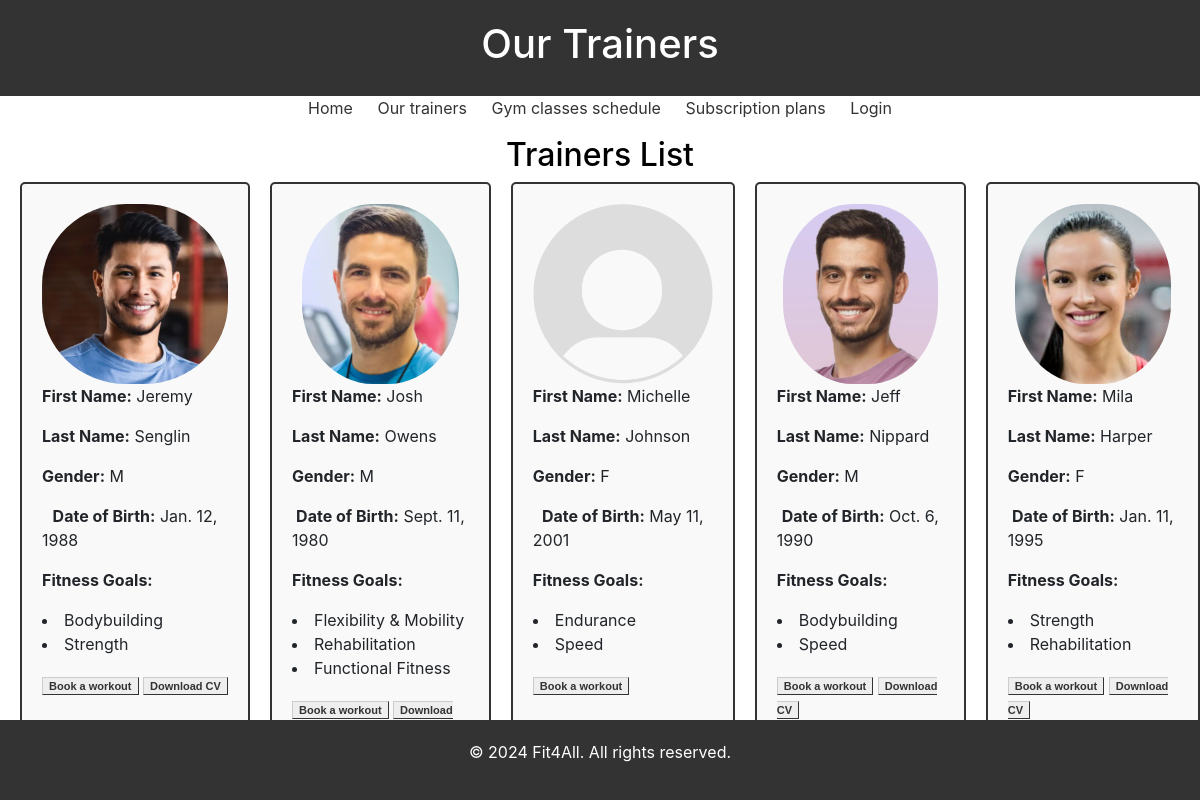
Screenshot of /palestra/trainer-list/ with the database file from the repository.
### palestra/models.py (models this page shows, shortened)
class TrainerProfile(models.Model):
    user = models.OneToOneField(User, on_delete=models.CASCADE)
    gender_choices = [
        ('M', 'Male'),
        ('F', 'Female'),
    ]
    gender = models.CharField(max_length=1, choices=gender_choices, null=False, blank=True)
    first_name = models.CharField(max_length=100, null=False, blank=True)
    last_name = models.CharField(max_length=100, null=False, blank=True)
    date_of_birth = models.DateField(null=True, blank=True)
    certifications = models.FileField(upload_to='pt_CVs/', blank=True)
    profile_picture = models.ImageField(upload_to='profile_pictures/', null=True, blank=True)
    fitness_goals = models.ManyToManyField(FitnessGoal, blank=True)  # Cambio qui
    pt_photo = models.ImageField(upload_to='pt_images/', null=True, blank=True)

### management/models.py (models this page shows)
class FitnessGoal(models.Model):
    name = models.CharField(max_length=100)

### palestra/views.py (the view)
# urls.py: path('trainer-list/', views.TrainerListView.as_view(), name='trainer-list'),
class TrainerListView(View):
    def get(self, request):
        trainers_users = models.User.objects.filter(is_instructor=True)
        trainers = []
        for trainer_user in trainers_users:
            try:
                trainer_profile = models.TrainerProfile.objects.get(user=trainer_user)
            except models.TrainerProfile.DoesNotExist:
                continue
            fitness_goals = functions.get_fitness_goals(trainer_profile)
            trainers.append((trainer_profile,fitness_goals))
        return render(request=request, template_name="trainer-list.html", context={'trainers':trainers})

### utils/functions.py (called while the page is built)
def get_fitness_goals(trainer_profile):
    fitness_goals = trainer_profile.fitness_goals.all()
    fitness_goal_names = [fitness_goal.name for fitness_goal in fitness_goals]
    return fitness_goal_names

### templates/palestra/trainer-list.html (shortened to what this page needs)
{% extends "base.html" %}
{% load static %}
{% block header %} Our Trainers {% endblock %}
{% block content %}
<h2>Trainers List</h2>
    <div class="trainers-container">
        {% for trainer, fitness_goals in trainers %}
        <div class="trainer-card">
            <img src="{% if trainer.pt_photo %}{{ trainer.pt_photo.url }}{% else %}{% static 'img/default_profile_image.png' %}{% endif %}" alt="Profile Picture" style="max-width: 200px;">
            <div class="trainer-details">
                <p><strong>First Name:</strong> {{ trainer.first_name|default:"-" }}</p>
                <p><strong>Last Name:</strong> {{ trainer.last_name|default:"-" }}</p>
                <p><strong>Gender:</strong> {{ trainer.gender|default:"-" }}</p>
                <p><strong>Date of Birth:</strong> {{ trainer.date_of_birth|default:"-" }}</p>
                <p><strong>Fitness Goals:</strong> {% for goal in fitness_goals %}<li>{{ goal }}</li>{% endfor %}</p>
            </div>
            <div class="links">
            {% if not request.user.is_instructor and not request.user.is_manager %}
                <a class="button" href="{% url 'palestra:book-workout' trainer.id  %}">Book a workout</a>
                {% endif %}
                {% if trainer.certifications %} <a class="button download-cv" href="{{ trainer.certifications.url }}" download="CV_{{trainer.first_name}}_{{trainer.last_name}}.pdf">Download CV</a> {% endif %}
            </div>
            </div>
        {% endfor %}
    </div>
{% endblock %}

### static/css/style.css (style rules this page uses)
html, body { height: 100%; }
body { font-family: Arial, sans-serif; margin: 0; padding: 0; display: flex; flex-direction: column; }
.trainers-container { display: flex; text-align: left; align-self: center; }
.trainer-card { padding: 20px; text-align-last: left; border: 2px solid #333333; border-radius: 5px; background-color: #f9f9f9; margin-left: 20px; }
.trainer-card img { display: block; margin: 0 auto; border-radius: 45%; max-width: 100%; height: 180px; }
.button { font: bold 11px Arial; text-decoration: none; background-color: #EEEEEE; color: #333333; padding: 2px 6px 2px 6px; border-top: 1px solid #CCCCCC; border-right: 1px solid #333333; border-bottom: 1px solid #333333; border-left: 1px solid #CCCCCC; }
h2 { text-align: center; color: #000000; }
p { margin-top: 20px; text-align: center; }

### rows the page displays
TrainerProfile: pt_photo (picture), first_name "Jeremy", last_name "Senglin", gender "M", date_of_birth "Jan. 12, 1988"
FitnessGoal: fitness_goals "Bodybuilding" "Bodybuilding"
FitnessGoal: fitness_goals "Strength" "Strength"
TrainerProfile: pt_photo (picture), first_name "Josh", last_name "Owens", gender "M", date_of_birth "Sept. 11, 1980"
FitnessGoal: fitness_goals "Flexibility & Mobility"
FitnessGoal: fitness_goals "Rehabilitation" "Rehabilitation"
FitnessGoal: fitness_goals "Functional Fitness"
TrainerProfile: first_name "Michelle", last_name "Johnson", gender "F", date_of_birth "May 11, 2001"
FitnessGoal: fitness_goals "Endurance"
FitnessGoal: fitness_goals "Speed" "Speed"
TrainerProfile: pt_photo (picture), first_name "Jeff", last_name "Nippard", gender "M", date_of_birth "Oct. 6, 1990"
TrainerProfile: pt_photo (picture), first_name "Mila", last_name "Harper", gender "F", date_of_birth "Jan. 11, 1995"

### other values shown
{{ gym_name }} "Fit4All"
